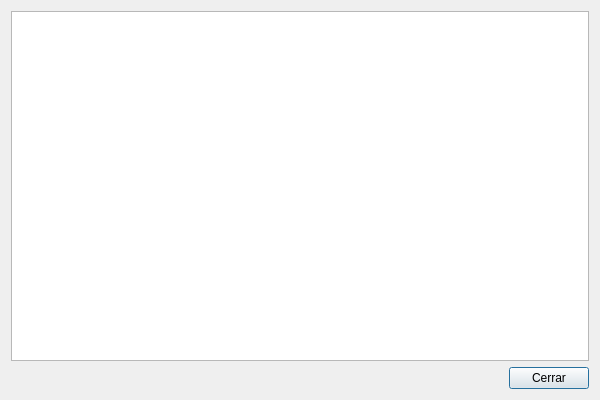
<?xml version="1.0" encoding="UTF-8"?>
<ui version="4.0">
 <class>HistorialPrecios</class>
 <widget class="QDialog" name="HistorialPrecios">
  <property name="geometry">
   <rect>
    <x>0</x>
    <y>0</y>
    <width>600</width>
    <height>400</height>
   </rect>
  </property>
  <property name="windowTitle">
   <string>Historial de Precios</string>
  </property>
  <layout class="QVBoxLayout" name="verticalLayout">
   <item>
    <widget class="QTableView" name="tableViewHistorial">
     <property name="editTriggers">
      <set>QAbstractItemView::NoEditTriggers</set>
     </property>
     <property name="selectionBehavior">
      <enum>QAbstractItemView::SelectRows</enum>
     </property>
     <property name="sortingEnabled">
      <bool>true</bool>
     </property>
     <attribute name="horizontalHeaderStretchLastSection">
      <bool>true</bool>
     </attribute>
    </widget>
   </item>
   <item>
    <layout class="QHBoxLayout" name="horizontalLayout">
     <item>
      <spacer name="horizontalSpacer">
       <property name="orientation">
        <enum>Qt::Horizontal</enum>
       </property>
       <property name="sizeHint" stdset="0">
        <size>
         <width>40</width>
         <height>20</height>
        </size>
       </property>
      </spacer>
     </item>
     <item>
      <widget class="QPushButton" name="pushButtonCerrar">
       <property name="text">
        <string>Cerrar</string>
       </property>
      </widget>
     </item>
    </layout>
   </item>
  </layout>
 </widget>
 <resources/>
 <connections>
  <connection>
   <sender>pushButtonCerrar</sender>
   <signal>clicked()</signal>
   <receiver>HistorialPrecios</receiver>
   <slot>accept()</slot>
   <hints>
    <hint type="sourcelabel">
     <x>545</x>
     <y>375</y>
    </hint>
    <hint type="destinationlabel">
     <x>299</x>
     <y>199</y>
    </hint>
   </hints>
  </connection>
 </connections>
</ui>
